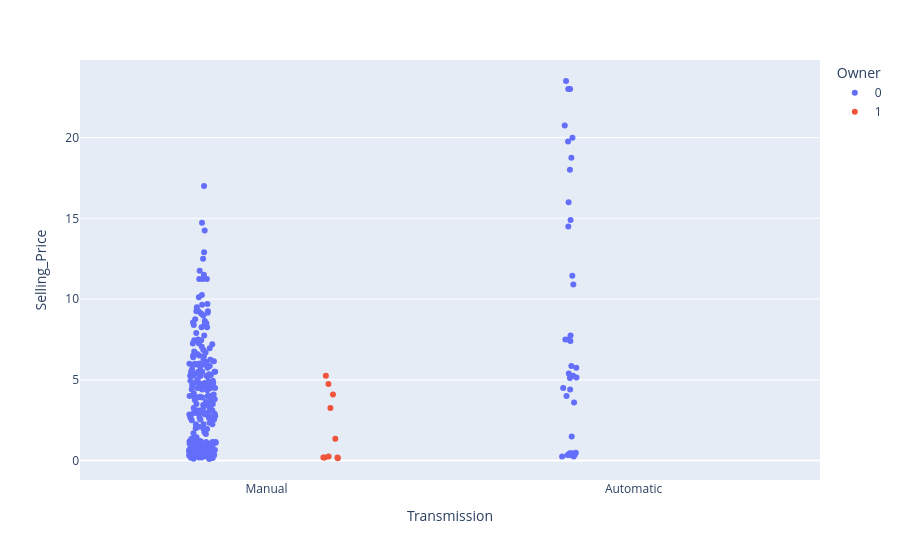

Write notebook code for a chart like this one.
### Markdown cell above
### Selling Price vs. Transmission by Owner

### Code cell
#Selling_Price_Vs_Transmission
#Colored_by_Owner

fig = px.strip(df_new, x='Transmission', y='Selling_Price', color='Owner')
fig.show()

### Figure 1 — Plotly figure (JSON) as saved in the notebook; plotly's stock layout.template omitted (floating-point values rounded to 4 significant figures; data arrays with more than 128 entries replaced by an {"elided": "..."} marker saying what was removed)
{"data": [{"alignmentgroup": "True", "boxpoints": "all", "fillcolor": "rgba(255,255,255,0)", "hoveron": "points", "hovertemplate": "Owner=0<br>Transmission=%{x}<br>Selling_Price=%{y}<extra></extra>", "legendgroup": "0", "line": {"color": "rgba(255,255,255,0)"}, "marker": {"color": "#636efa"}, "name": "0", "offsetgroup": "0", "orientation": "v", "pointpos": 0, "showlegend": true, "type": "box", "x": {"elided": "285 str values"}, "x0": " ", "xaxis": "x", "y": {"elided": "285 float values"}, "y0": " ", "yaxis": "y"}, {"alignmentgroup": "True", "boxpoints": "all", "fillcolor": "rgba(255,255,255,0)", "hoveron": "points", "hovertemplate": "Owner=1<br>Transmission=%{x}<br>Selling_Price=%{y}<extra></extra>", "legendgroup": "1", "line": {"color": "rgba(255,255,255,0)"}, "marker": {"color": "#EF553B"}, "name": "1", "offsetgroup": "1", "orientation": "v", "pointpos": 0, "showlegend": true, "type": "box", "x": ["Manual", "Manual", "Manual", "Manual", "Manual", "Manual", "Manual", "Manual", "Manual", "Manual"], "x0": " ", "xaxis": "x", "y": [4.1, 1.35, 0.25, 0.2, 0.2, 0.2, 0.15, 3.25, 5.25, 4.75], "y0": " ", "yaxis": "y"}], "layout": {"boxmode": "group", "legend": {"title": {"text": "Owner"}, "tracegroupgap": 0}, "margin": {"t": 60}, "xaxis": {"anchor": "y", "domain": [0, 1], "title": {"text": "Transmission"}}, "yaxis": {"anchor": "x", "domain": [0, 1], "title": {"text": "Selling_Price"}}}}
